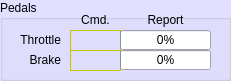
  <widget class="QGroupBox" name="Command">
   <property name="geometry">
    <rect>
     <x>490</x>
     <y>260</y>
     <width>231</width>
     <height>81</height>
    </rect>
   </property>
   <property name="palette">
    <palette>
     <active>
      <colorrole role="Base">
       <brush brushstyle="SolidPattern">
        <color alpha="255">
         <red>255</red>
         <green>255</green>
         <blue>255</blue>
        </color>
       </brush>
      </colorrole>
      <colorrole role="Window">
       <brush brushstyle="SolidPattern">
        <color alpha="255">
         <red>225</red>
         <green>225</green>
         <blue>255</blue>
        </color>
       </brush>
      </colorrole>
     </active>
     <inactive>
      <colorrole role="Base">
       <brush brushstyle="SolidPattern">
        <color alpha="255">
         <red>255</red>
         <green>255</green>
         <blue>255</blue>
        </color>
       </brush>
      </colorrole>
      <colorrole role="Window">
       <brush brushstyle="SolidPattern">
        <color alpha="255">
         <red>225</red>
         <green>225</green>
         <blue>255</blue>
        </color>
       </brush>
      </colorrole>
     </inactive>
     <disabled>
      <colorrole role="Base">
       <brush brushstyle="SolidPattern">
        <color alpha="255">
         <red>225</red>
         <green>225</green>
         <blue>255</blue>
        </color>
       </brush>
      </colorrole>
      <colorrole role="Window">
       <brush brushstyle="SolidPattern">
        <color alpha="255">
         <red>225</red>
         <green>225</green>
         <blue>255</blue>
        </color>
       </brush>
      </colorrole>
     </disabled>
    </palette>
   </property>
   <property name="autoFillBackground">
    <bool>true</bool>
   </property>
   <property name="title">
    <string>Pedals</string>
   </property>
   <widget class="QLabel" name="ThrottleCmd">
    <property name="geometry">
     <rect>
      <x>70</x>
      <y>30</y>
      <width>51</width>
      <height>21</height>
     </rect>
    </property>
    <property name="palette">
     <palette>
      <active>
       <colorrole role="WindowText">
        <brush brushstyle="SolidPattern">
         <color alpha="255">
          <red>0</red>
          <green>0</green>
          <blue>0</blue>
         </color>
        </brush>
       </colorrole>
       <colorrole role="Button">
        <brush brushstyle="SolidPattern">
         <color alpha="255">
          <red>255</red>
          <green>255</green>
          <blue>0</blue>
         </color>
        </brush>
       </colorrole>
       <colorrole role="Light">
        <brush brushstyle="SolidPattern">
         <color alpha="255">
          <red>255</red>
          <green>255</green>
          <blue>127</blue>
         </color>
        </brush>
       </colorrole>
       <colorrole role="Midlight">
        <brush brushstyle="SolidPattern">
         <color alpha="255">
          <red>255</red>
          <green>255</green>
          <blue>63</blue>
         </color>
        </brush>
       </colorrole>
       <colorrole role="Dark">
        <brush brushstyle="SolidPattern">
         <color alpha="255">
          <red>127</red>
          <green>127</green>
          <blue>0</blue>
         </color>
        </brush>
       </colorrole>
       <colorrole role="Mid">
        <brush brushstyle="SolidPattern">
         <color alpha="255">
          <red>170</red>
          <green>170</green>
          <blue>0</blue>
         </color>
        </brush>
       </colorrole>
       <colorrole role="Text">
        <brush brushstyle="SolidPattern">
         <color alpha="255">
          <red>0</red>
          <green>0</green>
          <blue>0</blue>
         </color>
        </brush>
       </colorrole>
       <colorrole role="BrightText">
        <brush brushstyle="SolidPattern">
         <color alpha="255">
          <red>255</red>
          <green>255</green>
          <blue>255</blue>
         </color>
        </brush>
       </colorrole>
       <colorrole role="ButtonText">
        <brush brushstyle="SolidPattern">
         <color alpha="255">
          <red>0</red>
          <green>0</green>
          <blue>0</blue>
         </color>
        </brush>
       </colorrole>
       <colorrole role="Base">
        <brush brushstyle="SolidPattern">
         <color alpha="255">
          <red>255</red>
          <green>255</green>
          <blue>255</blue>
         </color>
        </brush>
       </colorrole>
       <colorrole role="Window">
        <brush brushstyle="SolidPattern">
         <color alpha="255">
          <red>255</red>
          <green>255</green>
          <blue>0</blue>
         </color>
        </brush>
       </colorrole>
       <colorrole role="Shadow">
        <brush brushstyle="SolidPattern">
         <color alpha="255">
          <red>0</red>
          <green>0</green>
          <blue>0</blue>
         </color>
        </brush>
       </colorrole>
       <colorrole role="AlternateBase">
        <brush brushstyle="SolidPattern">
         <color alpha="255">
          <red>255</red>
          <green>255</green>
          <blue>127</blue>
         </color>
        </brush>
       </colorrole>
       <colorrole role="ToolTipBase">
        <brush brushstyle="SolidPattern">
         <color alpha="255">
          <red>255</red>
          <green>255</green>
          <blue>220</blue>
         </color>
        </brush>
       </colorrole>
       <colorrole role="ToolTipText">
        <brush brushstyle="SolidPattern">
         <color alpha="255">
          <red>0</red>
          <green>0</green>
          <blue>0</blue>
         </color>
        </brush>
       </colorrole>
      </active>
      <inactive>
       <colorrole role="WindowText">
        <brush brushstyle="SolidPattern">
         <color alpha="255">
          <red>0</red>
          <green>0</green>
          <blue>0</blue>
         </color>
        </brush>
       </colorrole>
       <colorrole role="Button">
        <brush brushstyle="SolidPattern">
         <color alpha="255">
          <red>255</red>
          <green>255</green>
          <blue>0</blue>
         </color>
        </brush>
       </colorrole>
       <colorrole role="Light">
        <brush brushstyle="SolidPattern">
         <color alpha="255">
          <red>255</red>
          <green>255</green>
          <blue>127</blue>
         </color>
        </brush>
       </colorrole>
       <colorrole role="Midlight">
        <brush brushstyle="SolidPattern">
         <color alpha="255">
          <red>255</red>
          <green>255</green>
          <blue>63</blue>
         </color>
        </brush>
       </colorrole>
       <colorrole role="Dark">
        <brush brushstyle="SolidPattern">
         <color alpha="255">
          <red>127</red>
          <green>127</green>
          <blue>0</blue>
         </color>
        </brush>
       </colorrole>
       <colorrole role="Mid">
        <brush brushstyle="SolidPattern">
         <color alpha="255">
          <red>170</red>
          <green>170</green>
          <blue>0</blue>
         </color>
        </brush>
       </colorrole>
       <colorrole role="Text">
        <brush brushstyle="SolidPattern">
         <color alpha="255">
          <red>0</red>
          <green>0</green>
          <blue>0</blue>
         </color>
        </brush>
       </colorrole>
       <colorrole role="BrightText">
        <brush brushstyle="SolidPattern">
         <color alpha="255">
          <red>255</red>
          <green>255</green>
          <blue>255</blue>
         </color>
        </brush>
       </colorrole>
       <colorrole role="ButtonText">
        <brush brushstyle="SolidPattern">
         <color alpha="255">
          <red>0</red>
          <green>0</green>
          <blue>0</blue>
         </color>
        </brush>
       </colorrole>
       <colorrole role="Base">
        <brush brushstyle="SolidPattern">
         <color alpha="255">
          <red>255</red>
          <green>255</green>
          <blue>255</blue>
         </color>
        </brush>
       </colorrole>
       <colorrole role="Window">
        <brush brushstyle="SolidPattern">
         <color alpha="255">
          <red>255</red>
          <green>255</green>
          <blue>0</blue>
         </color>
        </brush>
       </colorrole>
       <colorrole role="Shadow">
        <brush brushstyle="SolidPattern">
         <color alpha="255">
          <red>0</red>
          <green>0</green>
          <blue>0</blue>
         </color>
        </brush>
       </colorrole>
       <colorrole role="AlternateBase">
        <brush brushstyle="SolidPattern">
         <color alpha="255">
          <red>255</red>
          <green>255</green>
          <blue>127</blue>
         </color>
        </brush>
       </colorrole>
       <colorrole role="ToolTipBase">
        <brush brushstyle="SolidPattern">
         <color alpha="255">
          <red>255</red>
          <green>255</green>
          <blue>220</blue>
         </color>
        </brush>
       </colorrole>
       <colorrole role="ToolTipText">
        <brush brushstyle="SolidPattern">
         <color alpha="255">
          <red>0</red>
          <green>0</green>
          <blue>0</blue>
         </color>
        </brush>
       </colorrole>
      </inactive>
      <disabled>
       <colorrole role="WindowText">
        <brush brushstyle="SolidPattern">
         <color alpha="255">
          <red>127</red>
          <green>127</green>
          <blue>0</blue>
         </color>
        </brush>
       </colorrole>
       <colorrole role="Button">
        <brush brushstyle="SolidPattern">
         <color alpha="255">
          <red>255</red>
          <green>255</green>
          <blue>0</blue>
         </color>
        </brush>
       </colorrole>
       <colorrole role="Light">
        <brush brushstyle="SolidPattern">
         <color alpha="255">
          <red>255</red>
          <green>255</green>
          <blue>127</blue>
         </color>
        </brush>
       </colorrole>
       <colorrole role="Midlight">
        <brush brushstyle="SolidPattern">
         <color alpha="255">
          <red>255</red>
          <green>255</green>
          <blue>63</blue>
         </color>
        </brush>
       </colorrole>
       <colorrole role="Dark">
        <brush brushstyle="SolidPattern">
         <color alpha="255">
          <red>127</red>
          <green>127</green>
          <blue>0</blue>
         </color>
        </brush>
       </colorrole>
       <colorrole role="Mid">
        <brush brushstyle="SolidPattern">
         <color alpha="255">
          <red>170</red>
          <green>170</green>
          <blue>0</blue>
         </color>
        </brush>
       </colorrole>
       <colorrole role="Text">
        <brush brushstyle="SolidPattern">
         <color alpha="255">
          <red>127</red>
          <green>127</green>
          <blue>0</blue>
         </color>
        </brush>
       </colorrole>
       <colorrole role="BrightText">
        <brush brushstyle="SolidPattern">
         <color alpha="255">
          <red>255</red>
          <green>255</green>
          <blue>255</blue>
         </color>
        </brush>
       </colorrole>
       <colorrole role="ButtonText">
        <brush brushstyle="SolidPattern">
         <color alpha="255">
          <red>127</red>
          <green>127</green>
          <blue>0</blue>
         </color>
        </brush>
       </colorrole>
       <colorrole role="Base">
        <brush brushstyle="SolidPattern">
         <color alpha="255">
          <red>255</red>
          <green>255</green>
          <blue>0</blue>
         </color>
        </brush>
       </colorrole>
       <colorrole role="Window">
        <brush brushstyle="SolidPattern">
         <color alpha="255">
          <red>255</red>
          <green>255</green>
          <blue>0</blue>
         </color>
        </brush>
       </colorrole>
       <colorrole role="Shadow">
        <brush brushstyle="SolidPattern">
         <color alpha="255">
          <red>0</red>
          <green>0</green>
          <blue>0</blue>
         </color>
        </brush>
       </colorrole>
       <colorrole role="AlternateBase">
        <brush brushstyle="SolidPattern">
         <color alpha="255">
          <red>255</red>
          <green>255</green>
          <blue>0</blue>
         </color>
        </brush>
       </colorrole>
       <colorrole role="ToolTipBase">
        <brush brushstyle="SolidPattern">
         <color alpha="255">
          <red>255</red>
          <green>255</green>
          <blue>220</blue>
         </color>
        </brush>
       </colorrole>
       <colorrole role="ToolTipText">
        <brush brushstyle="SolidPattern">
         <color alpha="255">
          <red>0</red>
          <green>0</green>
          <blue>0</blue>
         </color>
        </brush>
       </colorrole>
      </disabled>
     </palette>
    </property>
    <property name="frameShape">
     <enum>QFrame::StyledPanel</enum>
    </property>
    <property name="frameShadow">
     <enum>QFrame::Plain</enum>
    </property>
    <property name="lineWidth">
     <number>1</number>
    </property>
    <property name="text">
     <string/>
    </property>
    <property name="alignment">
     <set>Qt::AlignCenter</set>
    </property>
    <property name="margin">
     <number>1</number>
    </property>
   </widget>
   <widget class="QLabel" name="BrakeCmd">
    <property name="geometry">
     <rect>
      <x>70</x>
      <y>50</y>
      <width>51</width>
      <height>21</height>
     </rect>
    </property>
    <property name="palette">
     <palette>
      <active>
       <colorrole role="WindowText">
        <brush brushstyle="SolidPattern">
         <color alpha="255">
          <red>0</red>
          <green>0</green>
          <blue>0</blue>
         </color>
        </brush>
       </colorrole>
       <colorrole role="Button">
        <brush brushstyle="SolidPattern">
         <color alpha="255">
          <red>255</red>
          <green>255</green>
          <blue>0</blue>
         </color>
        </brush>
       </colorrole>
       <colorrole role="Light">
        <brush brushstyle="SolidPattern">
         <color alpha="255">
          <red>255</red>
          <green>255</green>
          <blue>127</blue>
         </color>
        </brush>
       </colorrole>
       <colorrole role="Midlight">
        <brush brushstyle="SolidPattern">
         <color alpha="255">
          <red>255</red>
          <green>255</green>
          <blue>63</blue>
         </color>
        </brush>
       </colorrole>
       <colorrole role="Dark">
        <brush brushstyle="SolidPattern">
         <color alpha="255">
          <red>127</red>
          <green>127</green>
          <blue>0</blue>
         </color>
        </brush>
       </colorrole>
       <colorrole role="Mid">
        <brush brushstyle="SolidPattern">
         <color alpha="255">
          <red>170</red>
          <green>170</green>
          <blue>0</blue>
         </color>
        </brush>
       </colorrole>
       <colorrole role="Text">
        <brush brushstyle="SolidPattern">
         <color alpha="255">
          <red>0</red>
          <green>0</green>
          <blue>0</blue>
         </color>
        </brush>
       </colorrole>
       <colorrole role="BrightText">
        <brush brushstyle="SolidPattern">
         <color alpha="255">
          <red>255</red>
          <green>255</green>
          <blue>255</blue>
         </color>
        </brush>
       </colorrole>
       <colorrole role="ButtonText">
        <brush brushstyle="SolidPattern">
         <color alpha="255">
          <red>0</red>
          <green>0</green>
          <blue>0</blue>
         </color>
        </brush>
       </colorrole>
       <colorrole role="Base">
        <brush brushstyle="SolidPattern">
         <color alpha="255">
          <red>255</red>
          <green>255</green>
          <blue>255</blue>
         </color>
        </brush>
       </colorrole>
       <colorrole role="Window">
        <brush brushstyle="SolidPattern">
         <color alpha="255">
          <red>255</red>
          <green>255</green>
          <blue>0</blue>
         </color>
        </brush>
       </colorrole>
       <colorrole role="Shadow">
        <brush brushstyle="SolidPattern">
         <color alpha="255">
          <red>0</red>
          <green>0</green>
          <blue>0</blue>
         </color>
        </brush>
       </colorrole>
       <colorrole role="AlternateBase">
        <brush brushstyle="SolidPattern">
         <color alpha="255">
          <red>255</red>
          <green>255</green>
          <blue>127</blue>
         </color>
        </brush>
       </colorrole>
       <colorrole role="ToolTipBase">
        <brush brushstyle="SolidPattern">
         <color alpha="255">
          <red>255</red>
          <green>255</green>
          <blue>220</blue>
         </color>
        </brush>
       </colorrole>
       <colorrole role="ToolTipText">
        <brush brushstyle="SolidPattern">
         <color alpha="255">
          <red>0</red>
          <green>0</green>
          <blue>0</blue>
         </color>
        </brush>
       </colorrole>
      </active>
      <inactive>
       <colorrole role="WindowText">
        <brush brushstyle="SolidPattern">
         <color alpha="255">
          <red>0</red>
          <green>0</green>
          <blue>0</blue>
         </color>
        </brush>
       </colorrole>
       <colorrole role="Button">
        <brush brushstyle="SolidPattern">
         <color alpha="255">
          <red>255</red>
          <green>255</green>
          <blue>0</blue>
         </color>
        </brush>
       </colorrole>
       <colorrole role="Light">
        <brush brushstyle="SolidPattern">
         <color alpha="255">
          <red>255</red>
          <green>255</green>
          <blue>127</blue>
         </color>
        </brush>
       </colorrole>
       <colorrole role="Midlight">
        <brush brushstyle="SolidPattern">
         <color alpha="255">
          <red>255</red>
          <green>255</green>
          <blue>63</blue>
         </color>
        </brush>
       </colorrole>
       <colorrole role="Dark">
        <brush brushstyle="SolidPattern">
         <color alpha="255">
          <red>127</red>
          <green>127</green>
          <blue>0</blue>
         </color>
        </brush>
       </colorrole>
       <colorrole role="Mid">
        <brush brushstyle="SolidPattern">
         <color alpha="255">
          <red>170</red>
          <green>170</green>
          <blue>0</blue>
         </color>
        </brush>
       </colorrole>
       <colorrole role="Text">
        <brush brushstyle="SolidPattern">
         <color alpha="255">
          <red>0</red>
          <green>0</green>
          <blue>0</blue>
         </color>
        </brush>
       </colorrole>
       <colorrole role="BrightText">
        <brush brushstyle="SolidPattern">
         <color alpha="255">
          <red>255</red>
          <green>255</green>
          <blue>255</blue>
         </color>
        </brush>
       </colorrole>
       <colorrole role="ButtonText">
        <brush brushstyle="SolidPattern">
         <color alpha="255">
          <red>0</red>
          <green>0</green>
          <blue>0</blue>
         </color>
        </brush>
       </colorrole>
       <colorrole role="Base">
        <brush brushstyle="SolidPattern">
         <color alpha="255">
          <red>255</red>
          <green>255</green>
          <blue>255</blue>
         </color>
        </brush>
       </colorrole>
       <colorrole role="Window">
        <brush brushstyle="SolidPattern">
         <color alpha="255">
          <red>255</red>
          <green>255</green>
          <blue>0</blue>
         </color>
        </brush>
       </colorrole>
       <colorrole role="Shadow">
        <brush brushstyle="SolidPattern">
         <color alpha="255">
          <red>0</red>
          <green>0</green>
          <blue>0</blue>
         </color>
        </brush>
       </colorrole>
       <colorrole role="AlternateBase">
        <brush brushstyle="SolidPattern">
         <color alpha="255">
          <red>255</red>
          <green>255</green>
          <blue>127</blue>
         </color>
        </brush>
       </colorrole>
       <colorrole role="ToolTipBase">
        <brush brushstyle="SolidPattern">
         <color alpha="255">
          <red>255</red>
          <green>255</green>
          <blue>220</blue>
         </color>
        </brush>
       </colorrole>
       <colorrole role="ToolTipText">
        <brush brushstyle="SolidPattern">
         <color alpha="255">
          <red>0</red>
          <green>0</green>
          <blue>0</blue>
         </color>
        </brush>
       </colorrole>
      </inactive>
      <disabled>
       <colorrole role="WindowText">
        <brush brushstyle="SolidPattern">
         <color alpha="255">
          <red>127</red>
          <green>127</green>
          <blue>0</blue>
         </color>
        </brush>
       </colorrole>
       <colorrole role="Button">
        <brush brushstyle="SolidPattern">
         <color alpha="255">
          <red>255</red>
          <green>255</green>
          <blue>0</blue>
         </color>
        </brush>
       </colorrole>
       <colorrole role="Light">
        <brush brushstyle="SolidPattern">
         <color alpha="255">
          <red>255</red>
          <green>255</green>
          <blue>127</blue>
         </color>
        </brush>
       </colorrole>
       <colorrole role="Midlight">
        <brush brushstyle="SolidPattern">
         <color alpha="255">
          <red>255</red>
          <green>255</green>
          <blue>63</blue>
         </color>
        </brush>
       </colorrole>
       <colorrole role="Dark">
        <brush brushstyle="SolidPattern">
         <color alpha="255">
          <red>127</red>
          <green>127</green>
          <blue>0</blue>
         </color>
        </brush>
       </colorrole>
       <colorrole role="Mid">
        <brush brushstyle="SolidPattern">
         <color alpha="255">
          <red>170</red>
          <green>170</green>
          <blue>0</blue>
         </color>
        </brush>
       </colorrole>
       <colorrole role="Text">
        <brush brushstyle="SolidPattern">
         <color alpha="255">
          <red>127</red>
          <green>127</green>
          <blue>0</blue>
         </color>
        </brush>
       </colorrole>
       <colorrole role="BrightText">
        <brush brushstyle="SolidPattern">
         <color alpha="255">
          <red>255</red>
          <green>255</green>
          <blue>255</blue>
         </color>
        </brush>
       </colorrole>
       <colorrole role="ButtonText">
        <brush brushstyle="SolidPattern">
         <color alpha="255">
          <red>127</red>
          <green>127</green>
          <blue>0</blue>
         </color>
        </brush>
       </colorrole>
       <colorrole role="Base">
        <brush brushstyle="SolidPattern">
         <color alpha="255">
          <red>255</red>
          <green>255</green>
          <blue>0</blue>
         </color>
        </brush>
       </colorrole>
       <colorrole role="Window">
        <brush brushstyle="SolidPattern">
         <color alpha="255">
          <red>255</red>
          <green>255</green>
          <blue>0</blue>
         </color>
        </brush>
       </colorrole>
       <colorrole role="Shadow">
        <brush brushstyle="SolidPattern">
         <color alpha="255">
          <red>0</red>
          <green>0</green>
          <blue>0</blue>
         </color>
        </brush>
       </colorrole>
       <colorrole role="AlternateBase">
        <brush brushstyle="SolidPattern">
         <color alpha="255">
          <red>255</red>
          <green>255</green>
          <blue>0</blue>
         </color>
        </brush>
       </colorrole>
       <colorrole role="ToolTipBase">
        <brush brushstyle="SolidPattern">
         <color alpha="255">
          <red>255</red>
          <green>255</green>
          <blue>220</blue>
         </color>
        </brush>
       </colorrole>
       <colorrole role="ToolTipText">
        <brush brushstyle="SolidPattern">
         <color alpha="255">
          <red>0</red>
          <green>0</green>
          <blue>0</blue>
         </color>
        </brush>
       </colorrole>
      </disabled>
     </palette>
    </property>
    <property name="frameShape">
     <enum>QFrame::StyledPanel</enum>
    </property>
    <property name="frameShadow">
     <enum>QFrame::Plain</enum>
    </property>
    <property name="lineWidth">
     <number>1</number>
    </property>
    <property name="text">
     <string/>
    </property>
    <property name="alignment">
     <set>Qt::AlignCenter</set>
    </property>
    <property name="margin">
     <number>1</number>
    </property>
   </widget>
   <widget class="QLabel" name="label_8">
    <property name="geometry">
     <rect>
      <x>0</x>
      <y>30</y>
      <width>61</width>
      <height>20</height>
     </rect>
    </property>
    <property name="text">
     <string>Throttle</string>
    </property>
    <property name="alignment">
     <set>Qt::AlignRight|Qt::AlignTrailing|Qt::AlignVCenter</set>
    </property>
   </widget>
   <widget class="QLabel" name="label_10">
    <property name="geometry">
     <rect>
      <x>0</x>
      <y>50</y>
      <width>61</width>
      <height>20</height>
     </rect>
    </property>
    <property name="text">
     <string>Brake</string>
    </property>
    <property name="alignment">
     <set>Qt::AlignRight|Qt::AlignTrailing|Qt::AlignVCenter</set>
    </property>
   </widget>
   <widget class="QProgressBar" name="progressBar_Trottle">
    <property name="geometry">
     <rect>
      <x>120</x>
      <y>30</y>
      <width>91</width>
      <height>20</height>
     </rect>
    </property>
    <property name="value">
     <number>0</number>
    </property>
    <property name="alignment">
     <set>Qt::AlignCenter</set>
    </property>
   </widget>
   <widget class="QProgressBar" name="progressBar_Brake">
    <property name="geometry">
     <rect>
      <x>120</x>
      <y>50</y>
      <width>91</width>
      <height>20</height>
     </rect>
    </property>
    <property name="value">
     <number>0</number>
    </property>
    <property name="alignment">
     <set>Qt::AlignCenter</set>
    </property>
   </widget>
   <widget class="QLabel" name="label_60">
    <property name="geometry">
     <rect>
      <x>70</x>
      <y>10</y>
      <width>51</width>
      <height>20</height>
     </rect>
    </property>
    <property name="text">
     <string>Cmd.</string>
    </property>
    <property name="alignment">
     <set>Qt::AlignCenter</set>
    </property>
   </widget>
   <widget class="QLabel" name="label_61">
    <property name="geometry">
     <rect>
      <x>120</x>
      <y>10</y>
      <width>91</width>
      <height>20</height>
     </rect>
    </property>
    <property name="text">
     <string>Report</string>
    </property>
    <property name="alignment">
     <set>Qt::AlignCenter</set>
    </property>
   </widget>
  </widget>
